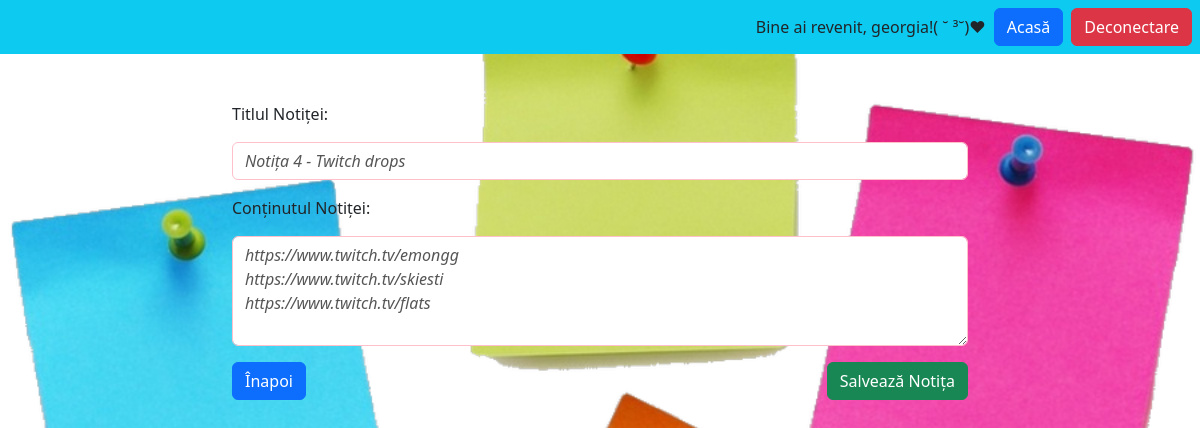
/category/notes/7update/ (signed in), run on the app's committed database.
### notes/models.py (models this page shows)
class Note(models.Model):
    title = models.CharField(max_length=300)
    text = models.TextField()
    created_at = models.DateTimeField(auto_now_add=True) # chestia asta cu true  inseamna ca se pune automat data si ora cand se creeaza notita
    user = models.ForeignKey(User, on_delete=models.CASCADE, related_name='notes')

### notes/views.py (the view)
# urls.py: path('notes/<int:pk>update/', views.NotesUpdateView.as_view(), name="notes.update"),
class NotesUpdateView(LoginRequiredMixin, UpdateView): # responsabil pt actualizare de notite
    model = Note
    success_url = '/category/notes/'
    form_class = NotesForm
    login_url = '/login'
    def get_queryset(self):
        return self.request.user.notes.all()

### notes/forms.py
class NotesForm(forms.ModelForm): # clasa bazata pe clasa ModelForm din Django
    class Meta: # nested class ofera metadata pentru formular adica modelul asociat si field-urile
        model = Note
        fields = ('title', 'text')
        widgets = {
            'title': forms.TextInput(attrs={'class': 'form-control my-3', 'placeholder': '(ु⁎ᴗ_ᴗ⁎)ु.｡oO', 'style': 'font-style: italic; color: #555; border-color: pink;'}),
            'text': forms.Textarea(attrs={'class': 'form-control my-3', 'rows': 4, 'placeholder': '(ु⁎ᴗ_ᴗ⁎)ु.｡oO', 'style': 'font-style: italic; color: #555; border-color: pink;'}),
        }
        labels = {
            'title': 'Titlul Notiței',
            'text': 'Conținutul Notiței',
        }

### notes/templates/notes/note_form.html (shortened to what this page needs)
<!DOCTYPE html>
{% extends 'base.html' %}
{% load static %}
{% block content %}
<div class="row justify-content-center">
    <div class="col-md-8">
        <form action="" method="post">
            {{form}}
            <div class="d-flex justify-content-between">
                <a href="{% url 'notes.list' %}" class="btn btn-primary">Înapoi</a>
                <button type="submit" class="btn btn-success"> Salvează Notița</button>
            </div>
        </form>
    </div>
</div>
{% endblock %}

### static/templates/base.html (shortened to what this page needs)
<!DOCTYPE html>
{% load static %}
<html lang="en">
<head>
    <link rel="stylesheet" href="{% static 'css/style.css' %}">
    <link rel="stylesheet" href="https://cdn.jsdelivr.net/npm/bootstrap@5.3.2/dist/css/bootstrap.min.css">
</head>
<body>
<nav class="navbar navbar-light" style="background-color: #0DCAF0;">
    <div class="ms-auto d-flex align-items-center">
        {% if user.is_authenticated %}
            <span class="me-2">Bine ai revenit, {{ user.username }}!( ˘ ³˘)♥</span>
            <a href="{% url 'home' %}" class="btn btn-primary me-2">Acasă</a>
            <form action="{% url 'logout' %}" method="post" class="me-2">
                <button type="submit" class="btn btn-danger">Deconectare</button>
            </form>
        {% else %}
            <a href="{% url 'home' %}" class="btn btn-primary me-2">Acasă</a>
            <a href="{% url 'login' %}" class="btn btn-success me-2">Autentificare</a>
            <a href="{% url 'signup' %}" class="btn btn-dark me-2">Înregistrare</a>
        {% endif %}
    </div>
</nav>
    <div class="container my-5">
        {% block content %}
        {% endblock %}
    </div>
</body>
</html>

### static/css/style.css (style rules this page uses)
body { background-image: url('../images/notes.jpg'); background-size: cover; background-repeat: no-repeat; background-position: center top; }

### data on the page
Note: title "Notița 4 - Twitch drops", text "https://www.twitch.tv/emongg https://www.twitch.tv/skiesti https://www.twitch.tv/flats"

### other printed values
{{ user.username }} "georgia"
